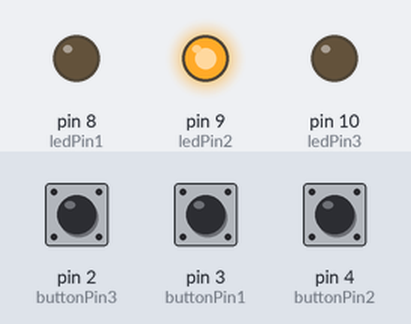
Simulated run of this sketch. Board: Arduino Uno, built with avr-gcc and run on an emulated ATmega328P. On the bench: output pins drawn as LEDs (lit = HIGH). The test bench sets the inputs (shaded band); at power-on: pin 2 (buttonPin3) HIGH, pin 3 (buttonPin1) LOW, pin 4 (buttonPin2) LOW.

Above: at 1.2 s.
1.3 s: pin 2 (buttonPin3) pulled LOW for 0.15 s
At 2.6 s:
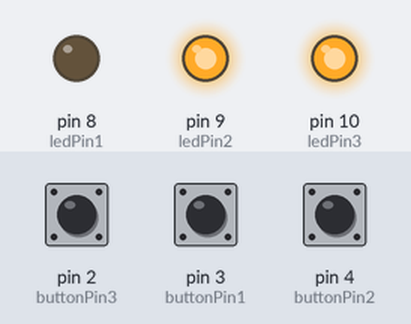
2.9 s: pin 3 (buttonPin1) pulled HIGH for 0.15 s
At 3.3 s:
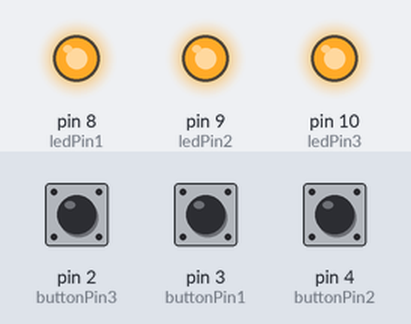
4.5 s: pin 4 (buttonPin2) pulled HIGH for 0.15 s
At 5.7 s:
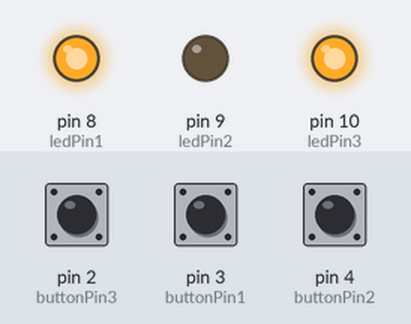
6.1 s: pin 2 (buttonPin3) pulled LOW for 1 s
At 7.7 s:
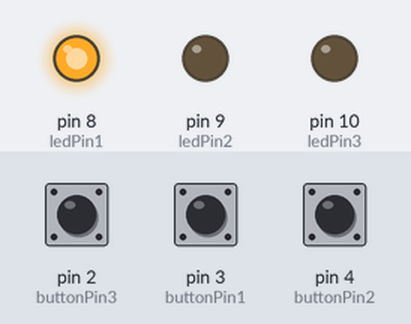
8.6 s: pin 3 (buttonPin1) pulled HIGH for 1 s
At 10.1 s:
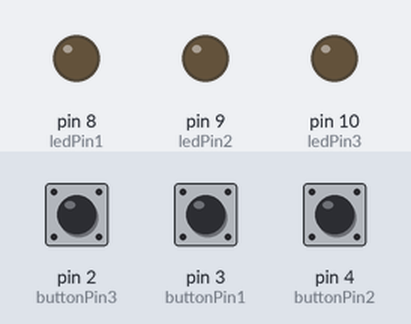
11.1 s: pin 2 (buttonPin3) pulled LOW for 0.15 s
At 12.7 s:
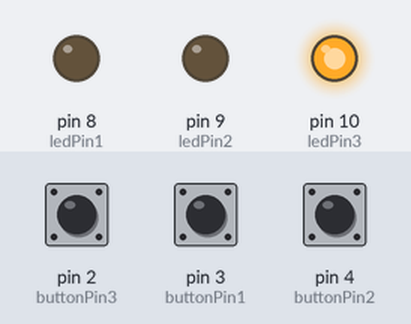
Timing chart, 0 to 13.8 s (numbered marks = the images above; inputs shaded):
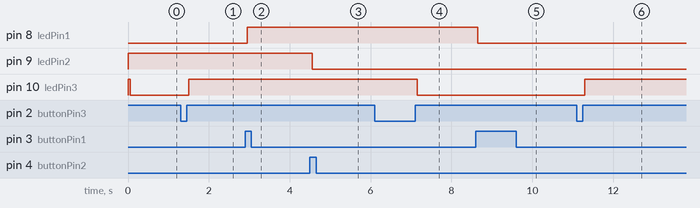

The sketch:

ToggleLED.ino
```cpp
// constants won't change. They're used here to set pin numbers:
const int buttonPin1 = 3;  // the number of the pushbutton pin
const int ledPin1 = 8;    // the number of the LED pin

const int buttonPin2 = 4;  // the number of the pushbutton pin
const int ledPin2 = 9;    // the number of the LED pin

const int buttonPin3 = 2;  // the number of the pushbutton pin
const int ledPin3 = 10;    // the number of the LED pin

// Variables will change:
int ledState1 = LOW;        // the current state of the output pin
int ledState2 = HIGH;        // the current state of the output pin
int ledState3 = HIGH;        // the current state of the output pin

int buttonState1 = LOW;            // the current reading from the input pin
int buttonState2 = LOW;            // the current reading from the input pin
int buttonState3 = LOW;            // the current reading from the input pin

int lastButtonState1 = LOW;  // the previous reading from the input pin
int lastButtonState2 = LOW;  // the previous reading from the input pin
int lastButtonState3 = LOW;  // the previous reading from the input pin

// the following variables are unsigned longs because the time, measured in
// milliseconds, will quickly become a bigger number than can be stored in an int.
unsigned long lastDebounceTime = 0;  // the last time the output pin was toggled
unsigned long debounceDelay = 50;    // the debounce time; increase if the output flickers

void setup() {
  pinMode(buttonPin1, INPUT);
  pinMode(ledPin1, OUTPUT);

  pinMode(buttonPin2, INPUT);
  pinMode(ledPin2, OUTPUT);

  pinMode(buttonPin3, INPUT_PULLUP);
  pinMode(ledPin3, OUTPUT);

  // set initial LED state
  digitalWrite(ledPin1, ledState1);
  digitalWrite(ledPin2, ledState2);
  digitalWrite(ledPin3, ledState3);

}

void loop() {
  // read the state of the switch into a local variable:
  int reading1 = digitalRead(buttonPin1);
  int reading2 = digitalRead(buttonPin2);
  int reading3 = digitalRead(buttonPin3);


  // If the switch changed, due to noise or pressing:
  if (reading1 != lastButtonState1) {
    // reset the debouncing timer
    lastDebounceTime = millis();
  }

  if (reading2 != lastButtonState2) {
    // reset the debouncing timer
    lastDebounceTime = millis();
  }

  if (reading3 != lastButtonState3) {
    // reset the debouncing timer
    lastDebounceTime = millis();
  }

  if ((millis() - lastDebounceTime) > debounceDelay) {
    // whatever the reading is at, it's been there for longer than the debounce
    // delay, so take it as the actual current state:

    // if the button state has changed:
    if (reading1 != buttonState1) {
      buttonState1 = reading1;

      // only toggle the LED if the new button state is HIGH
      if (buttonState1 == HIGH) {
        ledState1 = !ledState1;
      }
    }

      if (reading2 != buttonState2) {
      buttonState2 = reading2;

        // only toggle the LED if the new button state is HIGH
        if (buttonState2 == HIGH) {
          ledState2 = !ledState2;
        }
      }

      if (reading3 != buttonState3) {
      buttonState3 = reading3;

        // only toggle the LED if the new button state is HIGH
        if (buttonState3 == HIGH) {
          ledState3 = !ledState3;
        }
      }
  }

  // set the LED:
  digitalWrite(ledPin1, ledState1);
  digitalWrite(ledPin2, ledState2);
  digitalWrite(ledPin3, ledState3);

  // save the reading. Next time through the loop, it'll be the lastButtonState:
  lastButtonState1 = reading1;
  lastButtonState2 = reading2;
  lastButtonState3 = reading3;
}
```

Measured:
- after the input at 1.3 s, pin 10 (ledPin3): LOW → HIGH after 0.20 s
- after the input at 2.9 s, pin 8 (ledPin1): LOW → HIGH after 0.05 s
- after the input at 4.5 s, pin 9 (ledPin2): HIGH → LOW after 0.05 s
- after the input at 6.1 s, pin 10 (ledPin3): HIGH → LOW after 1.1 s
- after the input at 8.6 s, pin 8 (ledPin1): HIGH → LOW after 0.05 s
- after the input at 11.1 s, pin 10 (ledPin3): LOW → HIGH after 0.20 s
